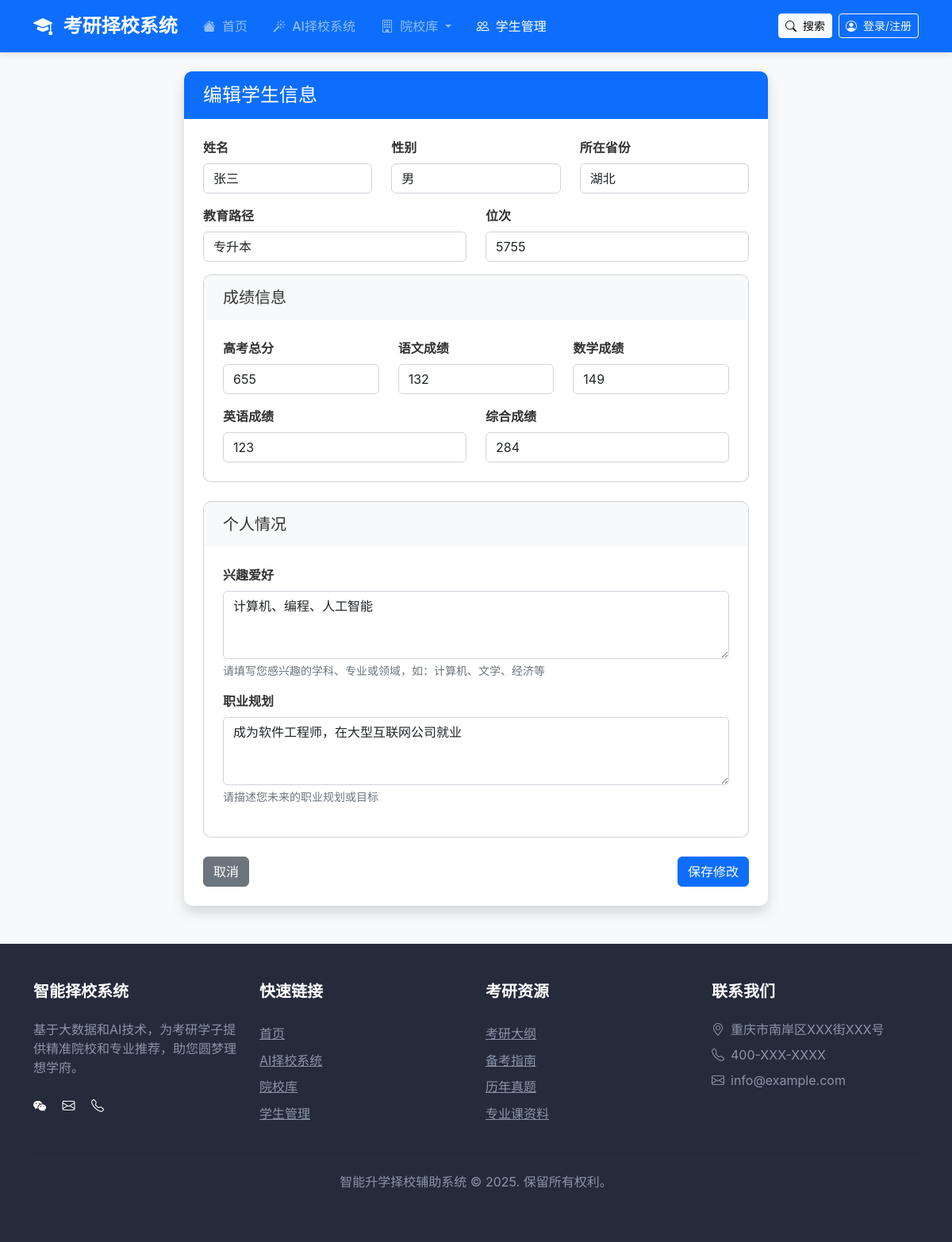
Page /students/1/edit/ on the committed database.
### recommendation/models.py (models this page shows, shortened)
class Student(models.Model):
    EDUCATION_PATH_CHOICES = [
        ('专升本', '专升本'),
        ('考研', '考研'),
        ('艺考', '艺考'),
    ]
    ACADEMIC_STATUS_CHOICES = [
        ('未毕业', '未毕业'),
        ('已毕业', '已毕业'),
        ('在职', '在职'),
    ]
    GRADE_RANK_CHOICES = [
        ('前15%', '前15%'),
        ('前30%', '前30%'),
        ('前50%', '前50%'),
        ('后50%', '后50%'),
    ]
    STUDY_MODE_CHOICES = [
        ('全日制', '全日制'),
        ('非全日制', '非全日制'),
    ]
    TARGET_TYPE_CHOICES = [
        ('985', '985高校'),
        ('211', '211高校'),
        ('双一流', '双一流高校'),
        ('普通院校', '普通院校'),
    ]
    CAREER_GOAL_CHOICES = [
        ('学术科研', '学术科研'),
        ('企业就业', '企业就业'),
        ('公务员', '公务员'),
        ('事业单位', '事业单位'),
        ('外企', '外企'),
        ('大厂', '大厂'),
        ('创业', '创业'),
        ('其他', '其他'),
    ]
    ECONOMIC_CONDITION_CHOICES = [
        ('高', '可接受高学费/高生活成本'),
        ('中', '适中学费/生活成本'),
        ('低', '需要考虑经济条件'),
    ]
    STRATEGY_PREFERENCE_CHOICES = [
        ('保守', '保守策略'),
        ('均衡', '均衡策略'),
        ('冲刺', '冲刺策略'),
    ]
    name = models.CharField("姓名", max_length=50)
    gender = models.CharField("性别", max_length=10, blank=True, null=True)
    province = models.CharField("所在省份", max_length=20)
    education_path = models.CharField("教育路径", max_length=20, choices=EDUCATION_PATH_CHOICES, default='考研')
    current_school = models.CharField("就读院校", max_length=100, blank=True, null=True)
    current_major = models.CharField("所学专业", max_length=100, blank=True, null=True)
    gpa = models.FloatField("GPA", blank=True, null=True)
    gpa_ranking = models.CharField("GPA排名", max_length=20, choices=GRADE_RANK_CHOICES, blank=True, null=True)
    grade_rank = models.CharField("专业成绩排名", max_length=20, choices=GRADE_RANK_CHOICES, blank=True, null=True)  # 兼容旧字段
    english_level = models.CharField("英语水平", max_length=20, blank=True, null=True)  # 如"四级/六级/雅思/托福"
    math_level = models.CharField("数学基础", max_length=20, blank=True, null=True)  # 如"较好/一般/较差"
    career_direction = models.CharField("目标方向", max_length=50, choices=CAREER_GOAL_CHOICES, blank=True, null=True)
    academic_preference = models.BooleanField("偏好学术研究", default=False)
    target_cities = models.TextField("目标城市", blank=True, null=True)  # 存储多个城市，以逗号分隔
    target_city = models.CharField("优先城市", max_length=50, blank=True, null=True)
    target_companies = models.TextField("目标公司类型", blank=True, null=True)
    overseas_plan = models.BooleanField("海外发展计划", default=False)
    economic_condition = models.CharField("经济条件", max_length=20, choices=ECONOMIC_CONDITION_CHOICES, blank=True, null=True)
    estimated_score = models.IntegerField("预估分数", blank=True, null=True)
    previous_score = models.IntegerField("往年考试分数", blank=True, null=True)
    strategy_preference = models.CharField("策略偏好", max_length=20, choices=STRATEGY_PREFERENCE_CHOICES, default='均衡')
    academic_status = models.CharField("学业状态", max_length=20, choices=ACADEMIC_STATUS_CHOICES, blank=True, null=True)
    exam_year = models.IntegerField("考研年份", blank=True, null=True)
    study_mode = models.CharField("就读方式", max_length=20, choices=STUDY_MODE_CHOICES, blank=True, null=True)
    target_major_category = models.CharField("目标专业类别", max_length=100, blank=True, null=True)
    target_type = models.CharField("目标院校类型", max_length=20, choices=TARGET_TYPE_CHOICES, blank=True, null=True)
    interests = models.TextField("兴趣爱好", blank=True, null=True)
    career_goals = models.TextField("职业规划", blank=True, null=True)
    total_score = models.IntegerField("高考总分", validators=[MinValueValidator(0), MaxValueValidator(750)], blank=True, null=True)
    chinese_score = models.IntegerField("语文成绩", validators=[MinValueValidator(0), MaxValueValidator(150)], blank=True, null=True)
    math_score = models.IntegerField("数学成绩", validators=[MinValueValidator(0), MaxValueValidator(150)], blank=True, null=True)
    english_score = models.IntegerField("英语成绩", validators=[MinValueValidator(0), MaxValueValidator(150)], blank=True, null=True)
    comprehensive_score = models.IntegerField("综合成绩", validators=[MinValueValidator(0), MaxValueValidator(300)], blank=True, null=True)
    rank = models.IntegerField("位次", blank=True, null=True)
    created_at = models.DateTimeField("创建时间", default=timezone.now)
    class Meta:
        verbose_name = "学生"
        verbose_name_plural = "学生"

### recommendation/views.py (the view, shortened to what this page needs)
# urls.py: path('students/<int:pk>/edit/', views.StudentUpdateView.as_view(), name='student_edit'),
class StudentUpdateView(UpdateView):
    model = Student
    form_class = StudentForm
    template_name = 'recommendation/student_form.html'

### recommendation/context_processors.py (called while the page is built)
def date_context(request):
    today = datetime.date.today()
    current_year = today.year
    if today.month >= 8:  # 8月以后准备最近一次考研可能较紧张，因此从下一年开始计算
        exam_years = [current_year + 1, current_year + 2, current_year + 3]
    else:
        exam_years = [current_year, current_year + 1, current_year + 2]
    return {
        'today': today,
        'current_year': current_year,
        'exam_years': exam_years,
    }

### templates/recommendation/student_form.html (shortened to what this page needs)
{% extends 'base.html' %}
{% block content %}
<div class="row">
    <div class="col-lg-8 mx-auto">
        <div class="card border-0 shadow">
            <div class="card-header bg-primary text-white">
                <h4 class="mb-0">
                    {% if form.instance.pk %}
                        编辑学生信息
                    {% else %}
                        添加新学生
                    {% endif %}
                </h4>
            </div>
            <div class="card-body p-4">
                <form method="post">
                    <div class="row mb-3">
                        <div class="col-md-4">
                            <label for="{{ form.name.id_for_label }}" class="form-label fw-bold">{{ form.name.label }}</label>
                            {{ form.name }}
                        </div>
                        <div class="col-md-4">
                            <label for="{{ form.gender.id_for_label }}" class="form-label fw-bold">{{ form.gender.label }}</label>
                            {{ form.gender }}
                        </div>
                        <div class="col-md-4">
                            <label for="{{ form.province.id_for_label }}" class="form-label fw-bold">{{ form.province.label }}</label>
                            {{ form.province }}
                        </div>
                    </div>
                    <div class="row mb-3">
                        <div class="col-md-6">
                            <label for="{{ form.education_path.id_for_label }}" class="form-label fw-bold">{{ form.education_path.label }}</label>
                            {{ form.education_path }}
                        </div>
                        <div class="col-md-6">
                            <label for="{{ form.rank.id_for_label }}" class="form-label fw-bold">{{ form.rank.label }}</label>
                            {{ form.rank }}
                        </div>
                    </div>
                    <div class="card mb-4">
                        <div class="card-header bg-light">
                            <h5 class="mb-0">成绩信息</h5>
                        </div>
                        <div class="card-body">
                            <div class="row mb-3">
                                <div class="col-md-4">
                                    <label for="{{ form.total_score.id_for_label }}" class="form-label fw-bold">{{ form.total_score.label }}</label>
                                    {{ form.total_score }}
                                </div>
                                <div class="col-md-4">
                                    <label for="{{ form.chinese_score.id_for_label }}" class="form-label fw-bold">{{ form.chinese_score.label }}</label>
                                    {{ form.chinese_score }}
                                </div>
                                <div class="col-md-4">
                                    <label for="{{ form.math_score.id_for_label }}" class="form-label fw-bold">{{ form.math_score.label }}</label>
                                    {{ form.math_score }}
                                </div>
                            </div>
                            <div class="row">
                                <div class="col-md-6">
                                    <label for="{{ form.english_score.id_for_label }}" class="form-label fw-bold">{{ form.english_score.label }}</label>
                                    {{ form.english_score }}
                                </div>
                                <div class="col-md-6">
                                    <label for="{{ form.comprehensive_score.id_for_label }}" class="form-label fw-bold">{{ form.comprehensive_score.label }}</label>
                                    {{ form.comprehensive_score }}
                                </div>
                            </div>
                        </div>
                    </div>
                    <div class="card mb-4">
                        <div class="card-header bg-light">
                            <h5 class="mb-0">个人情况</h5>
                        </div>
                        <div class="card-body">
                            <div class="mb-3">
                                <label for="{{ form.interests.id_for_label }}" class="form-label fw-bold">{{ form.interests.label }}</label>
                                {{ form.interests }}
                                <div class="form-text">请填写您感兴趣的学科、专业或领域，如：计算机、文学、经济等</div>
                            </div>
                            <div class="mb-3">
                                <label for="{{ form.career_goals.id_for_label }}" class="form-label fw-bold">{{ form.career_goals.label }}</label>
                                {{ form.career_goals }}
                                <div class="form-text">请描述您未来的职业规划或目标</div>
                            </div>
                        </div>
                    </div>
                    <div class="d-flex justify-content-between">
                        <a href="{% url 'student_list' %}" class="btn btn-secondary">取消</a>
                        <button type="submit" class="btn btn-primary">
                            {% if form.instance.pk %}
                                保存修改
                            {% else %}
                                添加学生
                            {% endif %}
                        </button>
                    </div>
                </form>
            </div>
        </div>
    </div>
</div>
{% endblock %}

### templates/base.html (style rules this page uses)
body { background-color: #f8f9fa; color: #333; font-family: "Microsoft YaHei", -apple-system, BlinkMacSystemFont, "Segoe UI", Roboto, "Helvetica Neue", Arial, sans-serif; }
.card { border-radius: 10px; overflow: hidden; }
.card-header { border-bottom: none; padding: 1rem 1.5rem; }
.card-body { padding: 1.5rem; }

### rows in the picture
Student: name "张三", gender "男", province "湖北", education_path "专升本", rank "5755", total_score "655", chinese_score "132", math_score "149", english_score "123", comprehensive_score "284", interests "计算机、编程、人工智能", career_goals "成为软件工程师，在大型互联网公司就业"
